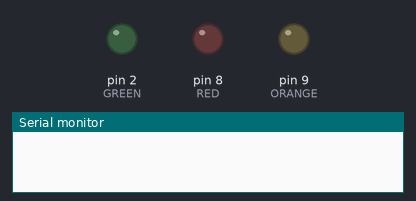
Bench run of a sketch on a simulated Arduino Uno, built with avr-gcc and run on an emulated ATmega328P. Shown: output pins drawn as LEDs (lit = HIGH), the last lines printed to the serial monitor.

Above: at 0.3 s.
At 1.0 s:
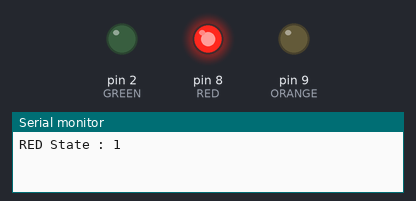
At 1.9 s:
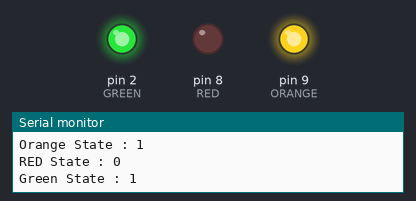
At 5.4 s:
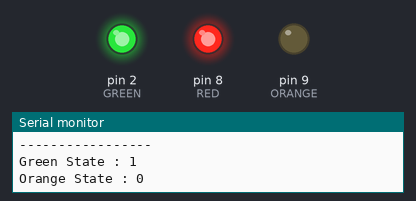
At 5.9 s:
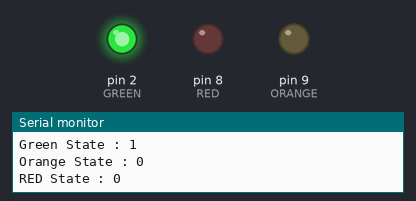
At 7.3 s:
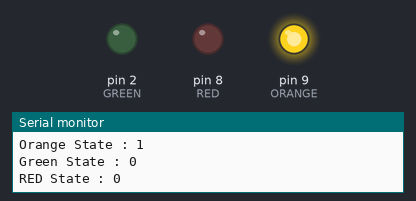
Timing chart, 0 to 7.8 s (numbered marks = the images above):
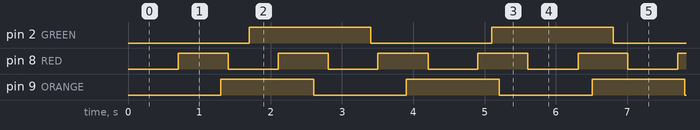

The sketch:

exo2.2.ino
```cpp
#define RED 8
#define ORANGE 9
#define GREEN 2

long currentTime=0;
long previousTime=0;

long interval,interval1=500, interval2=2000;
bool ledState=LOW;

struct led{
  long previousTime;
  long interval;
  bool ledState;
};

void setup() {
  Serial.begin(9600);
  pinMode(RED,OUTPUT);
  pinMode(ORANGE,OUTPUT);
  pinMode(GREEN,OUTPUT);
}
void loop() {
  long startMil = millis();
  struct led Red = {startMil,700,LOW};
  struct led Orange = {startMil,1300,LOW};
  struct led Green = {startMil,1700,LOW};
  while(true){

    long currentTime = millis();
    if(currentTime - startMil == 5000){
      Serial.print("\n-----------------");
      Serial.print("Atm : 5 seconds");
      Serial.print(F("RED State : "));
      Serial.println(Red.ledState);
      Serial.print(F("Orange State : "));
      Serial.println(Orange.ledState);
      Serial.print(F("Green State : "));
      Serial.println(Green.ledState);
      Serial.print("-----------------\n");
      }
    if((currentTime - Red.previousTime)>Red.interval){
      Red.previousTime = currentTime;
      Red.ledState = !Red.ledState;
      digitalWrite(RED,Red.ledState);
      Serial.print(F("RED State : "));
      Serial.println(Red.ledState);
    }
    if((currentTime - Orange.previousTime)>Orange.interval){
      Orange.previousTime = currentTime;
      Orange.ledState = !Orange.ledState;
      digitalWrite(ORANGE,Orange.ledState);
      Serial.print(F("Orange State : "));
      Serial.println(Orange.ledState);
    }
    if((currentTime - Green.previousTime)>Green.interval){
      Green.previousTime = currentTime;
      Green.ledState = !Green.ledState;
      digitalWrite(GREEN,Green.ledState);
      Serial.print(F("Green State : "));
      Serial.println(Green.ledState);
    }
  }
}


//ce programme allume la led orange pendant deux secondes, puis l'éteint pendant 0.5 secondes. En boucle.
```

Measured:
- by itself, pin 2 (GREEN): alternates HIGH for 1.7 s and LOW for 1.7 s
- by itself, pin 8 (RED): alternates HIGH for 0.70 s and LOW for 0.70 s
- by itself, pin 9 (ORANGE): alternates HIGH for 1.3 s and LOW for 1.3 s
